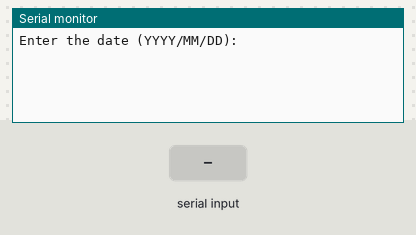
A sketch run on a simulated Arduino Uno, built with avr-gcc and run on an emulated ATmega328P. Shown: the last lines printed to the serial monitor. The inputs (shaded band) are chosen by the test bench.

Above: at 0.9 s.
1.0 s: "90,45,200\n" received over Serial
At 1.8 s:
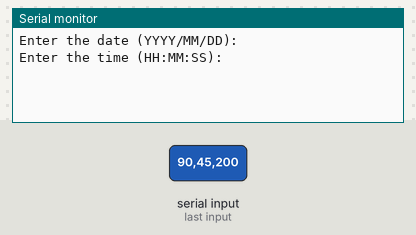
2.5 s: "30,150,10\n" received over Serial
At 4.0 s:
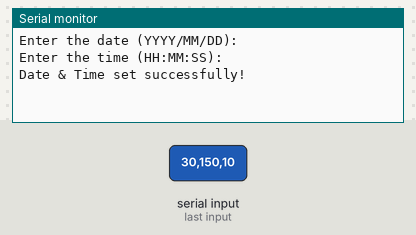

Measured:
- after the input at 1.0 s, the serial monitor: prints a new line at once (image 1)
- after the input at 2.5 s, the serial monitor: prints a new line at once (image 2)

The sketch:

RTC_Set_Code.ino
```cpp
#include <Wire.h>
#include <RTClib.h>

RTC_DS1307 rtc;

void setup() {
  Serial.begin(9600);

  if (!rtc.begin()) {
    Serial.println("Couldn't find RTC");
    while (1);
  }

  if (!rtc.isrunning()) {
    Serial.println("RTC is NOT running!");
    // Uncomment the line below to set the RTC to the date & time this sketch was compiled
    //rtc.adjust(DateTime(__DATE__, __TIME__));
  }

  // Uncomment the line below to set a specific date & time
  //rtc.adjust(DateTime(YYYY, MM, DD, HH, MM, SS));

  Serial.println("Enter the date (YYYY/MM/DD):");
  while (!Serial.available());
  int year = Serial.parseInt();
  while (!Serial.available());
  int month = Serial.parseInt();
  while (!Serial.available());
  int day = Serial.parseInt();

  Serial.println("Enter the time (HH:MM:SS):");
  while (!Serial.available());
  int hour = Serial.parseInt();
  while (!Serial.available());
  int minute = Serial.parseInt();
  while (!Serial.available());
  int second = Serial.parseInt();

  rtc.adjust(DateTime(year, month, day, hour, minute, second));

  Serial.println("Date & Time set successfully!");
}

void loop() {
  // Code here if needed
}
```
